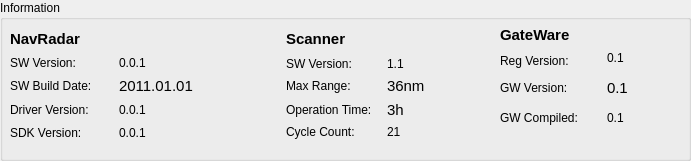
   <widget class="QGroupBox" name="groupInformation">
    <property name="geometry">
     <rect>
      <x>550</x>
      <y>10</y>
      <width>691</width>
      <height>161</height>
     </rect>
    </property>
    <property name="sizePolicy">
     <sizepolicy hsizetype="Fixed" vsizetype="Fixed">
      <horstretch>0</horstretch>
      <verstretch>0</verstretch>
     </sizepolicy>
    </property>
    <property name="minimumSize">
     <size>
      <width>571</width>
      <height>119</height>
     </size>
    </property>
    <property name="maximumSize">
     <size>
      <width>1000</width>
      <height>400</height>
     </size>
    </property>
    <property name="title">
     <string>Information</string>
    </property>
    <widget class="QLabel" name="label_14">
     <property name="geometry">
      <rect>
       <x>500</x>
       <y>27</y>
       <width>151</width>
       <height>16</height>
      </rect>
     </property>
     <property name="sizePolicy">
      <sizepolicy hsizetype="Fixed" vsizetype="Fixed">
       <horstretch>0</horstretch>
       <verstretch>0</verstretch>
      </sizepolicy>
     </property>
     <property name="maximumSize">
      <size>
       <width>200</width>
       <height>200</height>
      </size>
     </property>
     <property name="font">
      <font>
       <family>MS Shell Dlg 2</family>
       <pointsize>11</pointsize>
       <weight>75</weight>
       <italic>false</italic>
       <bold>true</bold>
       <underline>false</underline>
       <strikeout>false</strikeout>
      </font>
     </property>
     <property name="text">
      <string>GateWare</string>
     </property>
    </widget>
    <widget class="QLabel" name="labelRegVersion_">
     <property name="geometry">
      <rect>
       <x>500</x>
       <y>50</y>
       <width>93</width>
       <height>21</height>
      </rect>
     </property>
     <property name="sizePolicy">
      <sizepolicy hsizetype="Fixed" vsizetype="Fixed">
       <horstretch>0</horstretch>
       <verstretch>0</verstretch>
      </sizepolicy>
     </property>
     <property name="text">
      <string>Reg Version:</string>
     </property>
    </widget>
    <widget class="QLabel" name="labelRegVersion">
     <property name="geometry">
      <rect>
       <x>607</x>
       <y>50</y>
       <width>61</width>
       <height>16</height>
      </rect>
     </property>
     <property name="sizePolicy">
      <sizepolicy hsizetype="Fixed" vsizetype="Fixed">
       <horstretch>0</horstretch>
       <verstretch>0</verstretch>
      </sizepolicy>
     </property>
     <property name="text">
      <string>0.1</string>
     </property>
    </widget>
    <widget class="QLabel" name="labelGWVersion_">
     <property name="geometry">
      <rect>
       <x>500</x>
       <y>80</y>
       <width>93</width>
       <height>16</height>
      </rect>
     </property>
     <property name="sizePolicy">
      <sizepolicy hsizetype="Fixed" vsizetype="Fixed">
       <horstretch>0</horstretch>
       <verstretch>0</verstretch>
      </sizepolicy>
     </property>
     <property name="text">
      <string>GW Version:</string>
     </property>
    </widget>
    <widget class="QLabel" name="labelGWVersion">
     <property name="geometry">
      <rect>
       <x>607</x>
       <y>80</y>
       <width>61</width>
       <height>16</height>
      </rect>
     </property>
     <property name="sizePolicy">
      <sizepolicy hsizetype="Fixed" vsizetype="Fixed">
       <horstretch>0</horstretch>
       <verstretch>0</verstretch>
      </sizepolicy>
     </property>
     <property name="font">
      <font>
       <family>Ubuntu</family>
       <pointsize>11</pointsize>
       <weight>50</weight>
       <italic>false</italic>
       <bold>false</bold>
       <underline>false</underline>
       <strikeout>false</strikeout>
      </font>
     </property>
     <property name="text">
      <string>0.1</string>
     </property>
    </widget>
    <widget class="QLabel" name="labelGWCompiled_">
     <property name="geometry">
      <rect>
       <x>500</x>
       <y>110</y>
       <width>111</width>
       <height>16</height>
      </rect>
     </property>
     <property name="sizePolicy">
      <sizepolicy hsizetype="Fixed" vsizetype="Fixed">
       <horstretch>0</horstretch>
       <verstretch>0</verstretch>
      </sizepolicy>
     </property>
     <property name="text">
      <string>GW Compiled:</string>
     </property>
    </widget>
    <widget class="QLabel" name="labelGWCompiled">
     <property name="geometry">
      <rect>
       <x>607</x>
       <y>110</y>
       <width>61</width>
       <height>16</height>
      </rect>
     </property>
     <property name="sizePolicy">
      <sizepolicy hsizetype="Fixed" vsizetype="Fixed">
       <horstretch>0</horstretch>
       <verstretch>0</verstretch>
      </sizepolicy>
     </property>
     <property name="text">
      <string>0.1</string>
     </property>
    </widget>
    <widget class="QLabel" name="labelGateWareSPSURevision">
     <property name="geometry">
      <rect>
       <x>470</x>
       <y>140</y>
       <width>20</width>
       <height>20</height>
      </rect>
     </property>
    </widget>
    <widget class="QWidget" name="layoutWidget">
     <property name="geometry">
      <rect>
       <x>10</x>
       <y>30</y>
       <width>249</width>
       <height>112</height>
      </rect>
     </property>
     <layout class="QGridLayout" name="gridLayout_5">
      <item row="0" column="0" colspan="2">
       <widget class="QLabel" name="label_3">
        <property name="sizePolicy">
         <sizepolicy hsizetype="Fixed" vsizetype="Fixed">
          <horstretch>0</horstretch>
          <verstretch>0</verstretch>
         </sizepolicy>
        </property>
        <property name="maximumSize">
         <size>
          <width>200</width>
          <height>200</height>
         </size>
        </property>
        <property name="font">
         <font>
          <family>MS Shell Dlg 2</family>
          <pointsize>11</pointsize>
          <weight>75</weight>
          <italic>false</italic>
          <bold>true</bold>
          <underline>false</underline>
          <strikeout>false</strikeout>
          <kerning>false</kerning>
         </font>
        </property>
        <property name="text">
         <string>NavRadar</string>
        </property>
       </widget>
      </item>
      <item row="1" column="0">
       <widget class="QLabel" name="label_4">
        <property name="sizePolicy">
         <sizepolicy hsizetype="Fixed" vsizetype="Fixed">
          <horstretch>0</horstretch>
          <verstretch>0</verstretch>
         </sizepolicy>
        </property>
        <property name="maximumSize">
         <size>
          <width>300</width>
          <height>200</height>
         </size>
        </property>
        <property name="text">
         <string>SW Version:</string>
        </property>
       </widget>
      </item>
      <item row="1" column="1">
       <widget class="QLabel" name="labelNavRadarSWVersion">
        <property name="sizePolicy">
         <sizepolicy hsizetype="Fixed" vsizetype="Fixed">
          <horstretch>0</horstretch>
          <verstretch>0</verstretch>
         </sizepolicy>
        </property>
        <property name="minimumSize">
         <size>
          <width>140</width>
          <height>0</height>
         </size>
        </property>
        <property name="maximumSize">
         <size>
          <width>300</width>
          <height>200</height>
         </size>
        </property>
        <property name="text">
         <string>0.0.1</string>
        </property>
       </widget>
      </item>
      <item row="2" column="0">
       <widget class="QLabel" name="label_5">
        <property name="sizePolicy">
         <sizepolicy hsizetype="Fixed" vsizetype="Fixed">
          <horstretch>0</horstretch>
          <verstretch>0</verstretch>
         </sizepolicy>
        </property>
        <property name="maximumSize">
         <size>
          <width>200</width>
          <height>200</height>
         </size>
        </property>
        <property name="text">
         <string>SW Build Date:</string>
        </property>
       </widget>
      </item>
      <item row="2" column="1">
       <widget class="QLabel" name="labelNavRadarSWBuildDate">
        <property name="sizePolicy">
         <sizepolicy hsizetype="Fixed" vsizetype="Fixed">
          <horstretch>0</horstretch>
          <verstretch>0</verstretch>
         </sizepolicy>
        </property>
        <property name="maximumSize">
         <size>
          <width>200</width>
          <height>200</height>
         </size>
        </property>
        <property name="font">
         <font>
          <family>Ubuntu</family>
          <pointsize>11</pointsize>
          <weight>50</weight>
          <italic>false</italic>
          <bold>false</bold>
          <underline>false</underline>
          <strikeout>false</strikeout>
         </font>
        </property>
        <property name="text">
         <string>2011.01.01</string>
        </property>
       </widget>
      </item>
      <item row="3" column="0">
       <widget class="QLabel" name="label_6">
        <property name="sizePolicy">
         <sizepolicy hsizetype="Fixed" vsizetype="Fixed">
          <horstretch>0</horstretch>
          <verstretch>0</verstretch>
         </sizepolicy>
        </property>
        <property name="maximumSize">
         <size>
          <width>200</width>
          <height>200</height>
         </size>
        </property>
        <property name="text">
         <string>Driver Version:</string>
        </property>
       </widget>
      </item>
      <item row="3" column="1">
       <widget class="QLabel" name="labelDriverVersion">
        <property name="sizePolicy">
         <sizepolicy hsizetype="Fixed" vsizetype="Fixed">
          <horstretch>0</horstretch>
          <verstretch>0</verstretch>
         </sizepolicy>
        </property>
        <property name="maximumSize">
         <size>
          <width>300</width>
          <height>200</height>
         </size>
        </property>
        <property name="text">
         <string>0.0.1</string>
        </property>
       </widget>
      </item>
      <item row="4" column="0">
       <widget class="QLabel" name="labelSDKVersion_">
        <property name="sizePolicy">
         <sizepolicy hsizetype="Fixed" vsizetype="Fixed">
          <horstretch>0</horstretch>
          <verstretch>0</verstretch>
         </sizepolicy>
        </property>
        <property name="maximumSize">
         <size>
          <width>300</width>
          <height>300</height>
         </size>
        </property>
        <property name="text">
         <string>SDK Version:</string>
        </property>
       </widget>
      </item>
      <item row="4" column="1">
       <widget class="QLabel" name="labelSDKVersion">
        <property name="sizePolicy">
         <sizepolicy hsizetype="Fixed" vsizetype="Fixed">
          <horstretch>0</horstretch>
          <verstretch>0</verstretch>
         </sizepolicy>
        </property>
        <property name="maximumSize">
         <size>
          <width>300</width>
          <height>300</height>
         </size>
        </property>
        <property name="text">
         <string>0.0.1</string>
        </property>
       </widget>
      </item>
     </layout>
    </widget>
    <widget class="QWidget" name="layoutWidget">
     <property name="geometry">
      <rect>
       <x>277</x>
       <y>27</y>
       <width>158</width>
       <height>112</height>
      </rect>
     </property>
     <layout class="QGridLayout" name="gridLayout_3">
      <item row="0" column="0">
       <widget class="QLabel" name="label_7">
        <property name="sizePolicy">
         <sizepolicy hsizetype="Fixed" vsizetype="Fixed">
          <horstretch>0</horstretch>
          <verstretch>0</verstretch>
         </sizepolicy>
        </property>
        <property name="maximumSize">
         <size>
          <width>200</width>
          <height>200</height>
         </size>
        </property>
        <property name="font">
         <font>
          <family>MS Shell Dlg 2</family>
          <pointsize>11</pointsize>
          <weight>75</weight>
          <italic>false</italic>
          <bold>true</bold>
          <underline>false</underline>
          <strikeout>false</strikeout>
         </font>
        </property>
        <property name="text">
         <string>Scanner</string>
        </property>
       </widget>
      </item>
      <item row="1" column="0">
       <widget class="QLabel" name="label_8">
        <property name="sizePolicy">
         <sizepolicy hsizetype="Fixed" vsizetype="Fixed">
          <horstretch>0</horstretch>
          <verstretch>0</verstretch>
         </sizepolicy>
        </property>
        <property name="text">
         <string>SW Version:</string>
        </property>
       </widget>
      </item>
      <item row="1" column="1">
       <widget class="QLabel" name="labelScannerSWVersion">
        <property name="sizePolicy">
         <sizepolicy hsizetype="Fixed" vsizetype="Fixed">
          <horstretch>0</horstretch>
          <verstretch>0</verstretch>
         </sizepolicy>
        </property>
        <property name="text">
         <string>1.1</string>
        </property>
       </widget>
      </item>
      <item row="2" column="0">
       <widget class="QLabel" name="labelMaxRange_">
        <property name="sizePolicy">
         <sizepolicy hsizetype="Fixed" vsizetype="Fixed">
          <horstretch>0</horstretch>
          <verstretch>0</verstretch>
         </sizepolicy>
        </property>
        <property name="text">
         <string>Max Range:</string>
        </property>
       </widget>
      </item>
      <item row="2" column="1">
       <widget class="QLabel" name="labelMaxRange">
        <property name="sizePolicy">
         <sizepolicy hsizetype="Fixed" vsizetype="Fixed">
          <horstretch>0</horstretch>
          <verstretch>0</verstretch>
         </sizepolicy>
        </property>
        <property name="font">
         <font>
          <family>Ubuntu</family>
          <pointsize>11</pointsize>
          <weight>50</weight>
          <italic>false</italic>
          <bold>false</bold>
          <underline>false</underline>
          <strikeout>false</strikeout>
         </font>
        </property>
        <property name="text">
         <string>36nm</string>
        </property>
       </widget>
      </item>
      <item row="3" column="0">
       <widget class="QLabel" name="labelOperationTime_">
        <property name="sizePolicy">
         <sizepolicy hsizetype="Fixed" vsizetype="Fixed">
          <horstretch>0</horstretch>
          <verstretch>0</verstretch>
         </sizepolicy>
        </property>
        <property name="maximumSize">
         <size>
          <width>200</width>
          <height>100</height>
         </size>
        </property>
        <property name="text">
         <string>Operation Time:</string>
        </property>
       </widget>
      </item>
      <item row="3" column="1">
       <widget class="QLabel" name="labelOperationTime">
        <property name="sizePolicy">
         <sizepolicy hsizetype="Fixed" vsizetype="Fixed">
          <horstretch>0</horstretch>
          <verstretch>0</verstretch>
         </sizepolicy>
        </property>
        <property name="font">
         <font>
          <family>Ubuntu</family>
          <pointsize>11</pointsize>
          <weight>50</weight>
          <italic>false</italic>
          <bold>false</bold>
          <underline>false</underline>
          <strikeout>false</strikeout>
         </font>
        </property>
        <property name="text">
         <string>3h</string>
        </property>
       </widget>
      </item>
      <item row="4" column="0">
       <widget class="QLabel" name="label">
        <property name="sizePolicy">
         <sizepolicy hsizetype="Fixed" vsizetype="Fixed">
          <horstretch>0</horstretch>
          <verstretch>0</verstretch>
         </sizepolicy>
        </property>
        <property name="text">
         <string>Cycle Count:</string>
        </property>
       </widget>
      </item>
      <item row="4" column="1">
       <widget class="QLabel" name="labelCycleCount">
        <property name="sizePolicy">
         <sizepolicy hsizetype="Fixed" vsizetype="Fixed">
          <horstretch>0</horstretch>
          <verstretch>0</verstretch>
         </sizepolicy>
        </property>
        <property name="text">
         <string>21</string>
        </property>
       </widget>
      </item>
     </layout>
    </widget>
   </widget>
